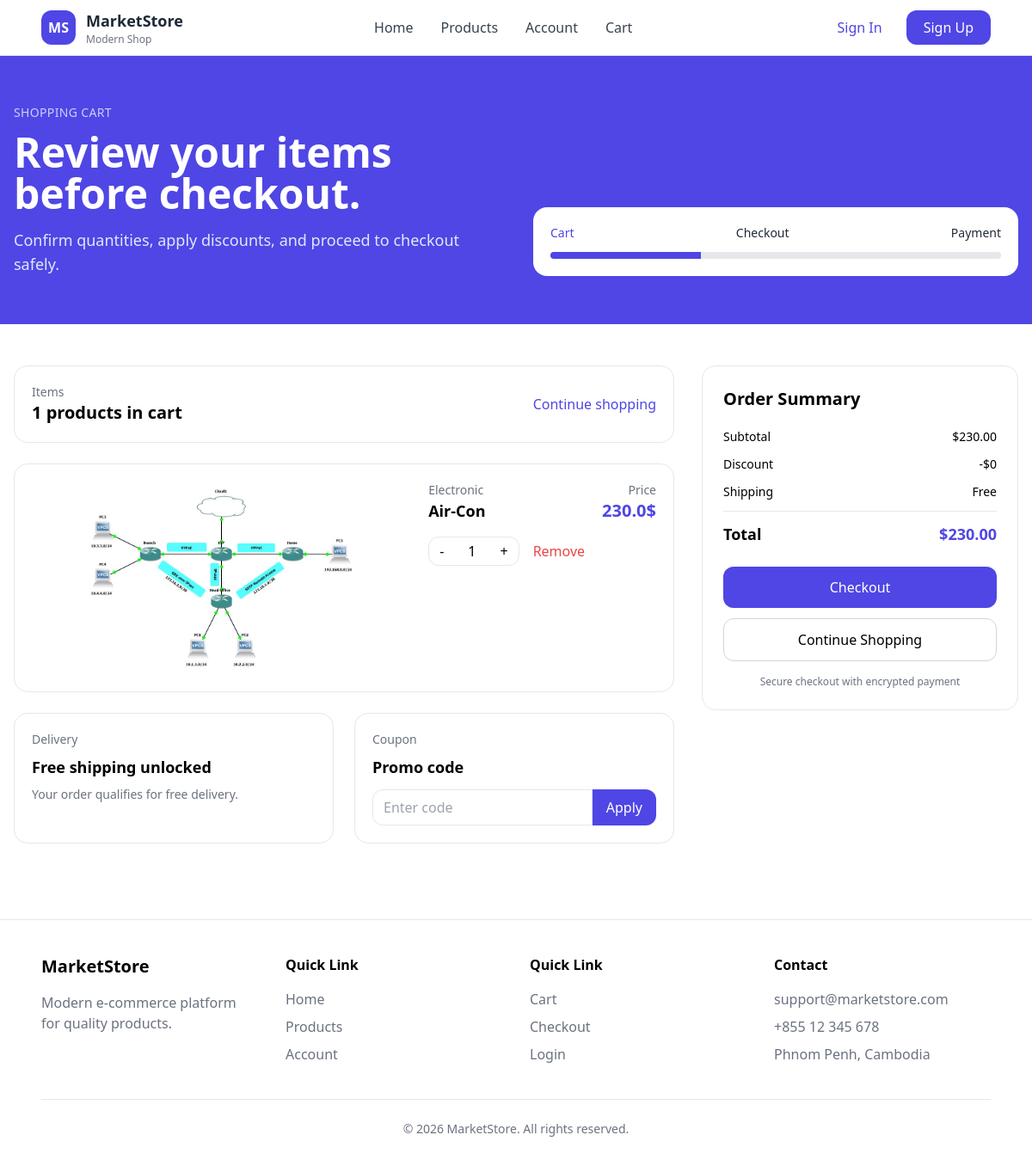
The page /cart?product_id=1 on the database its author committed.
### models/product.py (models this page shows)
class Product(db.Model):
    id = db.Column(db.Integer, primary_key=True)
    name = db.Column(db.String(80), nullable=False)
    description = db.Column(db.String(255))
    price = db.Column(db.Float, nullable=False)
    qty = db.Column(db.Integer, nullable=False, default=0)
    image = db.Column(db.String(255), nullable=True)
    category_id = db.Column(db.Integer, db.ForeignKey('category.id'), nullable=False)

### models/category.py (models this page shows)
class Category(db.Model):
    id = db.Column(db.Integer, primary_key=True)
    name = db.Column(db.String(80), nullable=False)
    description = db.Column(db.String(255))
    products = db.relationship('Product', backref='category', lazy=True)

### front/cart.py (the view)
@front_bp.route('/cart')
def cart():
    product_id = request.args.get('product_id')
    action = request.args.get('action')
    cart_cookie = request.cookies.get('cart_list')
    try:
        cart_list = json.loads(cart_cookie) if cart_cookie else []
    except (json.JSONDecodeError, TypeError):
        cart_list = []
    if not isinstance(cart_list, list):
        cart_list = []
    if product_id:
        duplicated_product_id = [
            str(item['id']) for item in cart_list
            if isinstance(item, dict) and 'id' in item
        ]
        if action == 'remove':
            cart_list = [
                item for item in cart_list
                if str(item.get('id')) != product_id
            ]
        elif action == 'increase':
            for item in cart_list:
                if str(item.get('id')) == product_id:
                    item['qty'] = int(item['qty']) + 1
                    break
        elif action == 'decrease':
            for item in cart_list:
                if str(item.get('id')) == product_id:
                    item['qty'] = max(1, int(item['qty']) - 1)
                    break
        else:
            if product_id in duplicated_product_id:
                for item in cart_list:
                    if str(item['id']) == product_id:
                        item['qty'] = int(item['qty']) + 1
                        break
            else:
                product = db.session.get(Product, int(product_id))
                if product:
                    cart_list.append({
                        'id': str(product.id),
                        'qty': 1
                    })
    product_ids = []
    for item in cart_list:
        try:
            product_ids.append(int(item['id']))
        except (ValueError, TypeError, KeyError):
            continue
    products = db.session.query(Product).filter(
        Product.id.in_(product_ids)
    ).all() if product_ids else []
    product_map = {str(product.id): product for product in products}
    valid_cart = []
    total = 0
    for item in cart_list:
        product = product_map.get(str(item.get('id')))
        if not product:
            continue
        qty = max(1, int(item.get('qty', 1)))
        valid_cart.append({
            'id': str(product.id),
            'qty': qty,
            'image': product.image,
            'name': product.name,
            'price': product.price,
            'category': product.category.name if product.category else '',
            'description': product.description
        })
        total += float(product.price) * qty
    cart_list = valid_cart
    response = make_response(
        render_template(
            'frontend/cart.html',
            cart_list=cart_list,
            total=total
        )
    )
    response.set_cookie(
        'cart_list',
        json.dumps([
            {'id': item['id'], 'qty': item['qty']}
            for item in cart_list
        ]),
        httponly=True,
        samesite='Lax'
    )
    return response

### templates/frontend/cart.html (shortened to what this page needs)
<!doctype html>
<html lang="en">
{% include 'frontend/shared/header.html' %}
<body>
{% include 'frontend/shared/navbar.html' %}
<section class="bg-indigo-600 text-white">
    <div class="max-w-7xl mx-auto px-4 py-14">
        <div class="grid lg:grid-cols-2 gap-10 items-end">
            <div>
                <p class="text-indigo-200 uppercase tracking-wide text-sm">
                    Shopping cart
                </p>
                <h1 class="text-4xl md:text-5xl font-bold mt-3">
                    Review your items before checkout.
                </h1>
                <p class="text-indigo-100 mt-4 text-lg">
                    Confirm quantities, apply discounts, and proceed to checkout
                    safely.
                </p>
            </div>
            <div class="bg-white text-gray-800 rounded-2xl p-5">
                <div class="flex justify-between text-sm font-medium">
                    <span class="text-indigo-600">Cart</span>
                    <span>Checkout</span>
                    <span>Payment</span>
                </div>
                <div class="mt-3 h-2 bg-gray-200 rounded-full overflow-hidden">
                    <div class="h-full w-1/3 bg-indigo-600"></div>
                </div>
            </div>
        </div>
    </div>
</section>
<section class="max-w-7xl mx-auto px-4 py-12">
    <div class="grid lg:grid-cols-3 gap-8">
        <div class="lg:col-span-2 space-y-6">
            <div
                    class="bg-white border rounded-2xl p-5 flex items-center justify-between"
            >
                <div>
                    <p class="text-sm text-gray-500">Items</p>
                    <h2 class="text-xl font-bold"> {{ cart_list | length }} products in cart</h2>
                </div>
                <a href="{{ url_for('front_bp.products') }}" class="text-indigo-600 font-medium hover:underline">
                    Continue shopping
                </a>
            </div>
            {% for item in cart_list %}
            <div
                    class="bg-white border rounded-2xl p-5 flex flex-col md:flex-row gap-5"
            >
                <img
                        src="{{ url_for('static', filename='uploads/products/' ~ item.image) }}"
                        alt="{{ item.name }}"
                        class="w-full h-56 object-contain"
                />
                <div class="flex-1">
                    <p class="text-sm text-gray-500">{{ item.category }}</p>
                    <h3 class="text-lg font-bold">{{ item.name }}</h3>
                    <div class="flex items-center gap-4 mt-4">
                        <div class="flex items-center border rounded-xl overflow-hidden">
                            <a href="/cart?product_id={{ item.id }}&action=decrease" class="px-3 py-1">-</a>
                            <span class="px-4">{{ item.qty }}</span>
                            <a href="/cart?product_id={{ item.id }}&action=increase" class="px-3 py-1">+</a>
                        </div>
                        <a href="/cart?product_id={{ item.id }}&action=remove"
                           class="text-red-500 font-medium">Remove</a>
                    </div>
                </div>
                <div class="text-right">
                    <p class="text-sm text-gray-500">Price</p>
                    <p class="text-xl font-bold text-indigo-600">{{ item.price }}$</p>
                </div>
            </div>
            {% endfor %}
            <div class="grid md:grid-cols-2 gap-6">
                <div class="bg-white border rounded-2xl p-5">
                    <p class="text-sm text-gray-500">Delivery</p>
                    <h3 class="font-bold text-lg mt-2">Free shipping unlocked</h3>
                    <p class="text-gray-500 text-sm mt-2">
                        Your order qualifies for free delivery.
                    </p>
                </div>
                <div class="bg-white border rounded-2xl p-5">
                    <p class="text-sm text-gray-500">Coupon</p>
                    <h3 class="font-bold text-lg mt-2">Promo code</h3>
                    <div class="flex mt-3">
                        <input
                                type="text"
                                placeholder="Enter code"
                                class="w-full border rounded-l-xl px-3 py-2 outline-none"
                        />
                        <button class="bg-indigo-600 text-white px-4 rounded-r-xl">
                            Apply
                        </button>
                    </div>
                </div>
            </div>
        </div>
        <aside class="bg-white border rounded-2xl p-6 h-fit">
            <h2 class="text-xl font-bold mb-5">Order Summary</h2>
            <div class="space-y-3 text-sm">
                <div class="flex justify-between">
                    <span>Subtotal</span>
                    <span>${{ "%.2f" | format(total) }}</span>
                </div>
                <div class="flex justify-between">
                    <span>Discount</span>
                    <span>-$0</span>
                </div>
                <div class="flex justify-between">
                    <span>Shipping</span>
                    <span>Free</span>
                </div>
                <hr/>
                <div class="flex justify-between text-lg font-bold">
                    <span>Total</span>
                    <span class="text-indigo-600">${{ "%.2f" | format(total) }}</span>
                </div>
            </div>
            <a href="{{ url_for('front_bp.checkout') }}"
               class="w-full mt-6 bg-indigo-600 hover:bg-indigo-700 text-white py-3 rounded-xl font-medium block flex items-center justify-center"
            >
                Checkout
            </a>
            <a href="{{ url_for('front_bp.products') }}"
               class="w-full mt-3 border border-gray-300 py-3 rounded-xl font-medium block flex items-center justify-center"
            >
                Continue Shopping
            </a>
            <p class="text-xs text-gray-500 mt-4 text-center">
                Secure checkout with encrypted payment
            </p>
        </aside>
    </div>
</section>
{% include 'frontend/shared/footer.html' %}
</body>
</html>

### rows shown on the page
Product: image (picture), name "Air-Con", price "230.0"
Category: category "Electronic"

### other values the page prints
{{ cart_list | length }} "1"
{{ item.qty }} "1"
{{ "%.2f" | format(total) }} "230.00"
